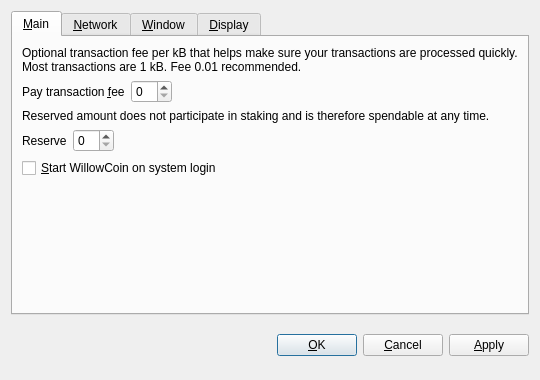
<?xml version="1.0" encoding="UTF-8"?>
<ui version="4.0">
 <class>OptionsDialog</class>
 <widget class="QDialog" name="OptionsDialog">
  <property name="geometry">
   <rect>
    <x>0</x>
    <y>0</y>
    <width>540</width>
    <height>380</height>
   </rect>
  </property>
  <property name="windowTitle">
   <string>Options</string>
  </property>
  <property name="modal">
   <bool>true</bool>
  </property>
  <layout class="QVBoxLayout" name="verticalLayout">
   <item>
    <widget class="QTabWidget" name="tabWidget">
     <property name="tabPosition">
      <enum>QTabWidget::North</enum>
     </property>
     <property name="currentIndex">
      <number>0</number>
     </property>
     <widget class="QWidget" name="tabMain">
      <attribute name="title">
       <string>&amp;Main</string>
      </attribute>
      <layout class="QVBoxLayout" name="verticalLayout_Main">
       <item>
        <widget class="QLabel" name="transactionFeeInfoLabel">
         <property name="text">
          <string>Optional transaction fee per kB that helps make sure your transactions are processed quickly. Most transactions are 1 kB. Fee 0.01 recommended.</string>
         </property>
         <property name="textFormat">
          <enum>Qt::PlainText</enum>
         </property>
         <property name="wordWrap">
          <bool>true</bool>
         </property>
        </widget>
       </item>
       <item>
        <layout class="QHBoxLayout" name="horizontalLayoutFee">
         <item>
          <widget class="QLabel" name="transactionFeeLabel">
           <property name="text">
            <string>Pay transaction &amp;fee</string>
           </property>
           <property name="textFormat">
            <enum>Qt::PlainText</enum>
           </property>
           <property name="buddy">
            <cstring>transactionFee</cstring>
           </property>
          </widget>
         </item>
         <item>
          <widget class="BitcoinAmountField" name="transactionFee"/>
         </item>
         <item>
          <spacer name="horizontalSpacerFee">
           <property name="orientation">
            <enum>Qt::Horizontal</enum>
           </property>
           <property name="sizeHint" stdset="0">
            <size>
             <width>40</width>
             <height>20</height>
            </size>
           </property>
          </spacer>
         </item>
        </layout>
       </item>
       <item>
        <widget class="QLabel" name="reserveBalanceInfoLabel">
         <property name="text">
          <string>Reserved amount does not participate in staking and is therefore spendable at any time.</string>
         </property>
         <property name="textFormat">
          <enum>Qt::PlainText</enum>
         </property>
         <property name="wordWrap">
          <bool>true</bool>
         </property>
        </widget>
       </item>
       <item>
        <layout class="QHBoxLayout" name="horizontalLayoutReserveBalance">
         <item>
          <widget class="QLabel" name="reserveBalanceLabel">
           <property name="text">
            <string>Reserve</string>
           </property>
           <property name="textFormat">
            <enum>Qt::PlainText</enum>
           </property>
           <property name="buddy">
            <cstring>reserveBalance</cstring>
           </property>
          </widget>
         </item>
         <item>
          <widget class="BitcoinAmountField" name="reserveBalance"/>
         </item>
         <item>
          <spacer name="horizontalSpacerReserveBalance">
           <property name="orientation">
            <enum>Qt::Horizontal</enum>
           </property>
           <property name="sizeHint" stdset="0">
            <size>
             <width>40</width>
             <height>20</height>
            </size>
           </property>
          </spacer>
         </item>
        </layout>
       </item>
       <item>
        <widget class="QCheckBox" name="bitcoinAtStartup">
         <property name="toolTip">
          <string>Automatically start WillowCoin after logging in to the system.</string>
         </property>
         <property name="text">
          <string>&amp;Start WillowCoin on system login</string>
         </property>
        </widget>
       </item>
       <item>
        <spacer name="verticalSpacer_Main">
         <property name="orientation">
          <enum>Qt::Vertical</enum>
         </property>
         <property name="sizeHint" stdset="0">
          <size>
           <width>20</width>
           <height>40</height>
          </size>
         </property>
        </spacer>
       </item>
      </layout>
     </widget>
     <widget class="QWidget" name="tabNetwork">
      <attribute name="title">
       <string>&amp;Network</string>
      </attribute>
      <layout class="QVBoxLayout" name="verticalLayout_Network">
       <item>
        <widget class="QCheckBox" name="mapPortUpnp">
         <property name="toolTip">
          <string>Automatically open the WillowCoin client port on the router. This only works when your router supports UPnP and it is enabled.</string>
         </property>
         <property name="text">
          <string>Map port using &amp;UPnP</string>
         </property>
        </widget>
       </item>
       <item>
        <widget class="QCheckBox" name="connectSocks">
         <property name="toolTip">
          <string>Connect to the WillowCoin network through a SOCKS proxy (e.g. when connecting through Tor).</string>
         </property>
         <property name="text">
          <string>&amp;Connect through SOCKS proxy:</string>
         </property>
        </widget>
       </item>
       <item>
        <layout class="QHBoxLayout" name="horizontalLayout_Network">
         <item>
          <widget class="QLabel" name="proxyIpLabel">
           <property name="text">
            <string>Proxy &amp;IP:</string>
           </property>
           <property name="textFormat">
            <enum>Qt::PlainText</enum>
           </property>
           <property name="buddy">
            <cstring>proxyIp</cstring>
           </property>
          </widget>
         </item>
         <item>
          <widget class="QValidatedLineEdit" name="proxyIp">
           <property name="maximumSize">
            <size>
             <width>140</width>
             <height>16777215</height>
            </size>
           </property>
           <property name="toolTip">
            <string>IP address of the proxy (e.g. 127.0.0.1)</string>
           </property>
          </widget>
         </item>
         <item>
          <widget class="QLabel" name="proxyPortLabel">
           <property name="text">
            <string>&amp;Port:</string>
           </property>
           <property name="textFormat">
            <enum>Qt::PlainText</enum>
           </property>
           <property name="buddy">
            <cstring>proxyPort</cstring>
           </property>
          </widget>
         </item>
         <item>
          <widget class="QLineEdit" name="proxyPort">
           <property name="maximumSize">
            <size>
             <width>55</width>
             <height>16777215</height>
            </size>
           </property>
           <property name="toolTip">
            <string>Port of the proxy (e.g. 9050)</string>
           </property>
          </widget>
         </item>
         <item>
          <widget class="QLabel" name="socksVersionLabel">
           <property name="text">
            <string>SOCKS &amp;Version:</string>
           </property>
           <property name="textFormat">
            <enum>Qt::PlainText</enum>
           </property>
           <property name="buddy">
            <cstring>socksVersion</cstring>
           </property>
          </widget>
         </item>
         <item>
          <widget class="QValueComboBox" name="socksVersion">
           <property name="toolTip">
            <string>SOCKS version of the proxy (e.g. 5)</string>
           </property>
          </widget>
         </item>
         <item>
          <spacer name="horizontalSpacer_Network">
           <property name="orientation">
            <enum>Qt::Horizontal</enum>
           </property>
           <property name="sizeHint" stdset="0">
            <size>
             <width>40</width>
             <height>20</height>
            </size>
           </property>
          </spacer>
         </item>
        </layout>
       </item>
       <item>
        <spacer name="verticalSpacer_Network">
         <property name="orientation">
          <enum>Qt::Vertical</enum>
         </property>
         <property name="sizeHint" stdset="0">
          <size>
           <width>20</width>
           <height>40</height>
          </size>
         </property>
        </spacer>
       </item>
      </layout>
     </widget>
     <widget class="QWidget" name="tabWindow">
      <attribute name="title">
       <string>&amp;Window</string>
      </attribute>
      <layout class="QVBoxLayout" name="verticalLayout_Window">
       <item>
        <widget class="QCheckBox" name="minimizeToTray">
         <property name="toolTip">
          <string>Show only a tray icon after minimizing the window.</string>
         </property>
         <property name="text">
          <string>&amp;Minimize to the tray instead of the taskbar</string>
         </property>
        </widget>
       </item>
       <item>
        <widget class="QCheckBox" name="minimizeOnClose">
         <property name="toolTip">
          <string>Minimize instead of exit the application when the window is closed. When this option is enabled, the application will be closed only after selecting Quit in the menu.</string>
         </property>
         <property name="text">
          <string>M&amp;inimize on close</string>
         </property>
        </widget>
       </item>
       <item>
        <spacer name="verticalSpacer_Window">
         <property name="orientation">
          <enum>Qt::Vertical</enum>
         </property>
         <property name="sizeHint" stdset="0">
          <size>
           <width>20</width>
           <height>40</height>
          </size>
         </property>
        </spacer>
       </item>
      </layout>
     </widget>
     <widget class="QWidget" name="tabDisplay">
      <attribute name="title">
       <string>&amp;Display</string>
      </attribute>
      <layout class="QVBoxLayout" name="verticalLayout_Display">
       <item>
        <layout class="QHBoxLayout" name="horizontalLayout_1_Display">
         <item>
          <widget class="QLabel" name="langLabel">
           <property name="text">
            <string>User Interface &amp;language:</string>
           </property>
           <property name="textFormat">
            <enum>Qt::PlainText</enum>
           </property>
           <property name="buddy">
            <cstring>lang</cstring>
           </property>
          </widget>
         </item>
         <item>
          <widget class="QValueComboBox" name="lang">
           <property name="toolTip">
            <string>The user interface language can be set here. This setting will take effect after restarting WillowCoin.</string>
           </property>
          </widget>
         </item>
        </layout>
       </item>
       <item>
        <layout class="QHBoxLayout" name="horizontalLayout_2_Display">
         <item>
          <widget class="QLabel" name="unitLabel">
           <property name="text">
            <string>&amp;Unit to show amounts in:</string>
           </property>
           <property name="textFormat">
            <enum>Qt::PlainText</enum>
           </property>
           <property name="buddy">
            <cstring>unit</cstring>
           </property>
          </widget>
         </item>
         <item>
          <widget class="QValueComboBox" name="unit">
           <property name="toolTip">
            <string>Choose the default subdivision unit to show in the interface and when sending coins.</string>
           </property>
          </widget>
         </item>
        </layout>
       </item>
       <item>
        <widget class="QCheckBox" name="displayAddresses">
         <property name="toolTip">
          <string>Whether to show WillowCoin addresses in the transaction list or not.</string>
         </property>
         <property name="text">
          <string>&amp;Display addresses in transaction list</string>
         </property>
        </widget>
       </item>
       <item>
        <widget class="QCheckBox" name="coinControlFeatures">
         <property name="toolTip">
          <string>Whether to show coin control features or not.</string>
         </property>
         <property name="text">
          <string>Display coin &amp;control features (experts only!)</string>
         </property>
        </widget>
       </item>
       <item>
        <spacer name="verticalSpacer_Display">
         <property name="orientation">
          <enum>Qt::Vertical</enum>
         </property>
         <property name="sizeHint" stdset="0">
          <size>
           <width>20</width>
           <height>40</height>
          </size>
         </property>
        </spacer>
       </item>
      </layout>
     </widget>
    </widget>
   </item>
   <item>
    <layout class="QHBoxLayout" name="horizontalLayout_Buttons">
     <item>
      <spacer name="horizontalSpacer_1">
       <property name="orientation">
        <enum>Qt::Horizontal</enum>
       </property>
       <property name="sizeHint" stdset="0">
        <size>
         <width>40</width>
         <height>48</height>
        </size>
       </property>
      </spacer>
     </item>
     <item>
      <widget class="QLabel" name="statusLabel">
       <property name="font">
        <font>
         <weight>75</weight>
         <bold>true</bold>
        </font>
       </property>
       <property name="text">
        <string/>
       </property>
       <property name="textFormat">
        <enum>Qt::PlainText</enum>
       </property>
       <property name="wordWrap">
        <bool>true</bool>
       </property>
      </widget>
     </item>
     <item>
      <spacer name="horizontalSpacer_2">
       <property name="orientation">
        <enum>Qt::Horizontal</enum>
       </property>
       <property name="sizeHint" stdset="0">
        <size>
         <width>40</width>
         <height>48</height>
        </size>
       </property>
      </spacer>
     </item>
     <item>
      <widget class="QPushButton" name="okButton">
       <property name="text">
        <string>&amp;OK</string>
       </property>
      </widget>
     </item>
     <item>
      <widget class="QPushButton" name="cancelButton">
       <property name="text">
        <string>&amp;Cancel</string>
       </property>
       <property name="autoDefault">
        <bool>false</bool>
       </property>
      </widget>
     </item>
     <item>
      <widget class="QPushButton" name="applyButton">
       <property name="text">
        <string>&amp;Apply</string>
       </property>
       <property name="autoDefault">
        <bool>false</bool>
       </property>
      </widget>
     </item>
    </layout>
   </item>
  </layout>
 </widget>
 <customwidgets>
  <customwidget>
   <class>BitcoinAmountField</class>
   <extends>QSpinBox</extends>
   <header>bitcoinamountfield.h</header>
  </customwidget>
  <customwidget>
   <class>QValueComboBox</class>
   <extends>QComboBox</extends>
   <header>qvaluecombobox.h</header>
  </customwidget>
  <customwidget>
   <class>QValidatedLineEdit</class>
   <extends>QLineEdit</extends>
   <header>qvalidatedlineedit.h</header>
  </customwidget>
 </customwidgets>
 <resources/>
 <connections/>
</ui>
